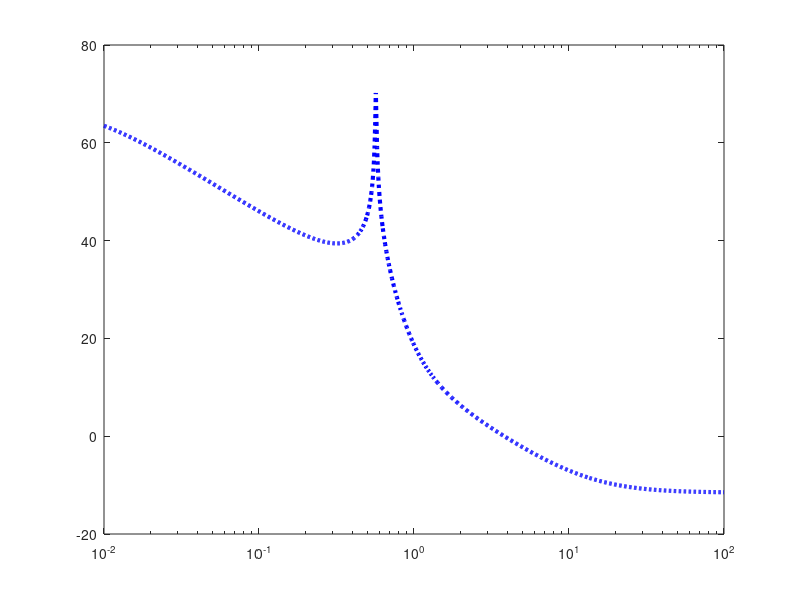

Write the MATLAB code that produced this figure. (Note: this script raises an error after producing the figure.)
clear
close all

s = tf('s');

% G = (2*s+3)/(s+4);
% G = rss(2);
kkk = 6;
% G = tf([-6400,1600],[1,5,408,416,1600]);
while true
    G = tf(10*[rand(1,kkk)],[1,rand(1,kkk-1)]);
    if isstable(G)
        break;
    end
end

% fbode(G);

N = 10000;
Ts = 0.01;

G_d = c2d(G, Ts, 'foh');
hhh = 5;
while true
    H_d = tf([1,randn(1,hhh)],[1,randn(1,hhh)],Ts);
    if isstable(H_d)
        break;
    end
end

% % aaa = order(G);
% % bbb = aaa+1;
% % 
% % ccc = order(H);
% % ddd = order(H);
% % 
% % init_sys = rss(aaa);
% % % lambda = 1e-6;
% % % init_sys = 1/(s+lambda)^aaa;
% % [init_num, init_den] = tfdata(init_sys,'v');
% % 
% % init_rho = [init_den(2:end),init_num];
% % rho = init_rho;

figure('position',[-900,0,600,600])
% fbode(G,[],':','linewidth',3.0);
[mag,~,wout] = bode(G,{1e-2,1e2});
semilogx(wout, mag2db(squeeze(mag)),'b:','LineWidth',3.0);
hold on

condition = [kkk-1,kkk,hhh,hhh]; % number of variable
% condition = [4,2,hhh,hhh];

rng('shuffle')
seeds = randi(2^30,100,2);
idx = 1;
parfor_progress(100);
for itr = 1:10
    % input setting
    rng(seeds(itr,1))
    u = randn(N,1)*1;
    % noise setting
    rng(seeds(itr,2))
    d = randn(N,1)*0.5;
    y =  lsim(G_d, u) + lsim(H_d, d);
    data = iddata(y, u, Ts);
    
%     try
    sys = RIVC(data,condition,1);
%     fbode(sys.G,[]);
    [mag,~,wout] = bode(sys.G,{1e-2,1e2});
    semilogx(wout, mag2db(squeeze(mag)),'r');
%     catch ME
%         fprintf('%d th ERROR \n',idx);
%         idx = idx +1;
%     end
    drawnow
    parfor_progress();
end
parfor_progress(0);

% %  関数化前
% % % % % % % for itr1 = 1 : 5
% % % % % % %     den = [1, rho(1:aaa)];
% % % % % % %     num = rho(aaa+1:aaa+bbb);
% % % % % % % 
% % % % % % %     x = lsim(c2d(tf(num, den), Ts, 'foh'), u);
% % % % % % % 
% % % % % % %     y_fc = zeros(N, aaa+1);
% % % % % % %     x_fc = zeros(N, aaa+1);
% % % % % % %     for itr2 = 1 : aaa+1
% % % % % % %         num = zeros(size(num));
% % % % % % %         num(itr2) = 1;
% % % % % % %         y_fc(:, itr2) = lsim(c2d(tf(num, den), Ts, 'foh'), y);
% % % % % % %         x_fc(:, itr2) = lsim(c2d(tf(num, den), Ts, 'foh'), x);
% % % % % % %     end
% % % % % % %     u_fc = zeros(N, bbb);
% % % % % % %     for itr2 = 1 : bbb
% % % % % % %         num = zeros(size(num));
% % % % % % %         num(itr2) = 1;
% % % % % % %         u_fc(:, itr2) = lsim(c2d(tf(num, den), Ts, 'foh'), u);
% % % % % % %     end
% % % % % % % 
% % % % % % %     xi = y-x;
% % % % % % %     noise_sys = armax(iddata(xi,[],Ts),[ccc,ddd]);
% % % % % % %     noise_sys = tf(noise_sys.A,noise_sys.C,Ts);
% % % % % % % %     noise_sys = tf(1,1,Ts);
% % % % % % % 
% % % % % % %     y_f = zeros(N, aaa+1);
% % % % % % %     x_f = zeros(N, aaa+1);
% % % % % % %     for itr2 = 1 : aaa+1
% % % % % % %         y_f(:, itr2) = lsim(noise_sys, y_fc(:, itr2));
% % % % % % %         x_f(:, itr2) = lsim(noise_sys, x_fc(:, itr2));
% % % % % % %     end
% % % % % % %     u_f = zeros(N, bbb);
% % % % % % %     for itr2 = 1 : bbb
% % % % % % %         u_f(:, itr2) = lsim(noise_sys, u_fc(:, itr2));
% % % % % % %     end
% % % % % % % 
% % % % % % %     phi = [-y_f(:,2:end), u_f];
% % % % % % % %     phi = [-x_f(:,2:end), u_f]; % noise free version
% % % % % % % 
% % % % % % %     pre_rho = (phi'*phi)\(phi'*y_f(:,1));
% % % % % % %     pre_rho = pre_rho';
% % % % % % % 
% % % % % % %     if norm(pre_rho-rho) < 1e-6 
% % % % % % %         break;
% % % % % % %     else
% % % % % % %         rho = pre_rho;
% % % % % % %     end
% % % % % % % 
% % % % % % % 
% % % % % % %     sys = tf(rho(aaa+1:aaa+bbb), [1,rho(1:aaa)]);
% % % % % % %     fbode(sys);
% % % % % % %     drawnow
% % % % % % % end
%% 書き直す前
% % % % % for itr1 = 1:10
% % % % %     den = [1,rho(1:aaa)];
% % % % %     num = zeros(size(den));
% % % % %     num(end-bbb+1:end) = rho(aaa+1:aaa+bbb);
% % % % %     % generate Insrumnetal varialbes
% % % % %     x = lsim(c2d(tf(num,den),Ts,'foh'), u);
% % % % %     % prefiltering u,y,& x
% % % % %     y_fc = zeros(N, aaa+1);
% % % % %     x_fc = zeros(N, aaa+1);
% % % % %     for itr2 = 1 : aaa+1
% % % % %         num = zeros(size(num));
% % % % %         num(end-itr2+1) = 1;
% % % % %         y_fc(:, end-itr2+1) = lsim(c2d(tf(num, den), Ts, 'foh'), y);
% % % % %         x_fc(:, end-itr2+1) = lsim(c2d(tf(num, den), Ts, 'foh'), x);
% % % % %     end
% % % % %     u_fc = zeros(N, bbb);
% % % % %     for itr2 = 1 : bbb
% % % % %         num = zeros(size(num));
% % % % %         num(end-itr2+1) = 1;
% % % % %         u_fc(:, end-itr2+1) = lsim(c2d(tf(num, den), Ts, 'foh'), u);
% % % % %     end
% % % % % 
% % % % %     % noise vector
% % % % %     xi = y-x;
% % % % % %     noise_sys = armax(iddata(xi,[],Ts),[ccc,ddd]);
% % % % % %     noise_sys = tf(noise_sys.A,noise_sys.C,Ts);
% % % % %     noise_sys = tf(1,1,Ts);
% % % % % 
% % % % %     y_f = zeros(N, aaa+1);
% % % % %     x_f = zeros(N, aaa+1);
% % % % %     for itr2 = 1 : aaa+1
% % % % %         num = zeros(size(num));
% % % % %         num(end-itr2+1) = 1;
% % % % %         y_f(:, end-itr2+1) = lsim(noise_sys, y_fc(:, end-itr2+1));
% % % % %         x_f(:, end-itr2+1) = lsim(noise_sys, x_fc(:, end-itr2+1));
% % % % %     end
% % % % %     u_f = zeros(N, bbb);
% % % % %     for itr2 = 1 : bbb
% % % % %         num = zeros(size(num));
% % % % %         num(end-itr2+1) = 1;
% % % % %         u_f(:, end-itr2+1) = lsim(noise_sys, u_fc(:, end-itr2+1));
% % % % %     end
% % % % % 
% % % % %     phi = [-y_f(:,2:end), u_f];
% % % % % 
% % % % %     pre_rho = (phi'*phi)\(phi'*y_f(:,1));
% % % % %     pre_rho = pre_rho';
% % % % % 
% % % % %     if norm(pre_rho-rho) < 1e-6 && itr1 > 5
% % % % %         break;
% % % % %     else
% % % % %         rho = pre_rho;
% % % % %     end
% % % % %     
% % % % %     sys = tf(rho(aaa+1:aaa+bbb), [1,rho(1:aaa)]);
% % % % %     fbode(sys);
% % % % %     drawnow
% % % % % end


% % function sys = SRIVC()
% % 
% % end
